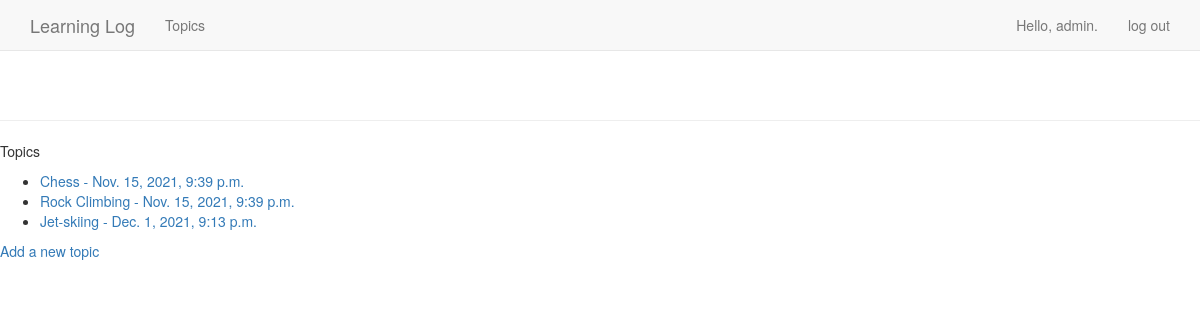
The page /topics (signed in) on the database its author committed.
### MainApp/models.py (models this page shows)
class Topic(models.Model):
    text = models.CharField(max_length=200)
    date_added = models.DateTimeField(auto_now_add=True)
    owner = models.ForeignKey(User, on_delete=models.CASCADE)
    def __str__(self):
        return self.text

### MainApp/views.py (the view)
# urls.py: path('topics', views.topics,name='topics'),
@login_required
def topics(request):
    topics = Topic.objects.filter(owner=request.user).order_by('date_added')
    context = {'topics':topics}
    return render(request, 'MainApp/topics.html', context)

### MainApp/templates/MainApp/topics.html
{% extends "MainApp/base.html" %}
{% block content %}
<p>Topics</p>
<ul>
    {% for topic in topics %}
    <li>
       <a href="{% url 'MainApp:topic' topic.id %}">{{ topic }} - {{ topic.date_added }}</a>
    </li>
    {% empty %}
    <li> no topics have been added yet.</li>
    {% endfor %}
</ul>
<a href="{% url 'MainApp:new_topic' %}">Add a new topic</a>
{% endblock content %}

### MainApp/templates/MainApp/base.html (shortened to what this page needs)
{% load bootstrap3 %}
<!DOCTYPE html>
<html lang="en">
    <head>
       {% bootstrap_css %}
    </head>
    <body>
        <nav class="navbar navbar-default navbar-static-top">
            <div class="container">
              <div class="navbar-header">
                <a class="navbar-brand" href="{% url 'MainApp:index' %}">
                    Learning Log</a>
      </div>
              <div id="navbar" class="navbar-collapse collapse">
                <ul class="nav navbar-nav">
                  <li><a href="{% url 'MainApp:topics' %}">Topics</a></li>
                </ul>
                <ul class="nav navbar-nav navbar-right">
                  {% if user.is_authenticated %}
                    <li><a>Hello, {{ user.username }}.</a></li>
                    <li><a href="{% url 'users:logout' %}">log out</a></li>
                  {% else %}
                    <li><a href="{% url 'users:register' %}">register</a></li>
                    <li><a href="{% url 'users:login' %}">log in</a></li>
                  {% endif %}
                </ul>
              </div>
            </div>
          </nav>
            <div class="page-header">
            </div>
            <div>
                {% block content %}{% endblock content %}
            </div>
      </body>
    </html>

### rows shown on the page
Topic: text "Chess", date_added "Nov. 15, 2021, 9:39 p.m."
Topic: text "Rock Climbing", date_added "Nov. 15, 2021, 9:39 p.m."
Topic: text "Jet-skiing", date_added "Dec. 1, 2021, 9:13 p.m."

### other values the page prints
{{ user.username }} "admin"
